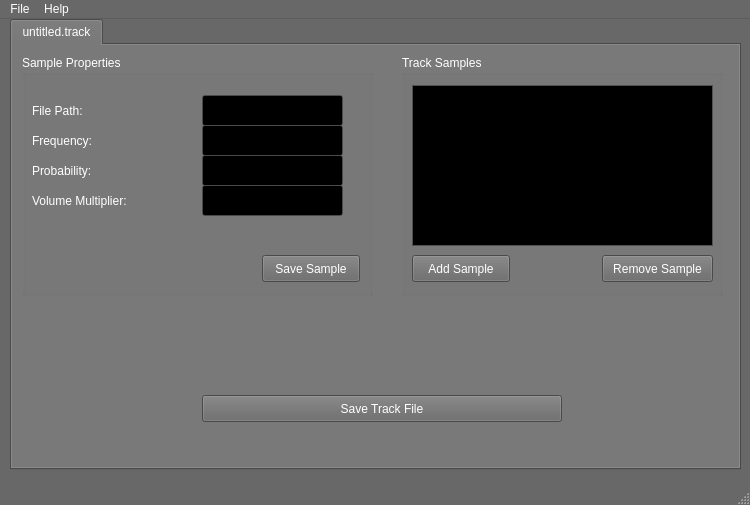
<?xml version="1.0" encoding="UTF-8"?>
<ui version="4.0">
 <class>MainWindow</class>
 <widget class="QMainWindow" name="MainWindow">
  <property name="geometry">
   <rect>
    <x>0</x>
    <y>0</y>
    <width>750</width>
    <height>505</height>
   </rect>
  </property>
  <property name="palette">
   <palette>
    <active>
     <colorrole role="WindowText">
      <brush brushstyle="SolidPattern">
       <color alpha="255">
        <red>255</red>
        <green>255</green>
        <blue>255</blue>
       </color>
      </brush>
     </colorrole>
     <colorrole role="Button">
      <brush brushstyle="SolidPattern">
       <color alpha="255">
        <red>104</red>
        <green>104</green>
        <blue>104</blue>
       </color>
      </brush>
     </colorrole>
     <colorrole role="Light">
      <brush brushstyle="SolidPattern">
       <color alpha="255">
        <red>156</red>
        <green>156</green>
        <blue>156</blue>
       </color>
      </brush>
     </colorrole>
     <colorrole role="Midlight">
      <brush brushstyle="SolidPattern">
       <color alpha="255">
        <red>130</red>
        <green>130</green>
        <blue>130</blue>
       </color>
      </brush>
     </colorrole>
     <colorrole role="Dark">
      <brush brushstyle="SolidPattern">
       <color alpha="255">
        <red>52</red>
        <green>52</green>
        <blue>52</blue>
       </color>
      </brush>
     </colorrole>
     <colorrole role="Mid">
      <brush brushstyle="SolidPattern">
       <color alpha="255">
        <red>69</red>
        <green>69</green>
        <blue>69</blue>
       </color>
      </brush>
     </colorrole>
     <colorrole role="Text">
      <brush brushstyle="SolidPattern">
       <color alpha="255">
        <red>255</red>
        <green>255</green>
        <blue>255</blue>
       </color>
      </brush>
     </colorrole>
     <colorrole role="BrightText">
      <brush brushstyle="SolidPattern">
       <color alpha="255">
        <red>255</red>
        <green>255</green>
        <blue>255</blue>
       </color>
      </brush>
     </colorrole>
     <colorrole role="ButtonText">
      <brush brushstyle="SolidPattern">
       <color alpha="255">
        <red>255</red>
        <green>255</green>
        <blue>255</blue>
       </color>
      </brush>
     </colorrole>
     <colorrole role="Base">
      <brush brushstyle="SolidPattern">
       <color alpha="255">
        <red>0</red>
        <green>0</green>
        <blue>0</blue>
       </color>
      </brush>
     </colorrole>
     <colorrole role="Window">
      <brush brushstyle="SolidPattern">
       <color alpha="255">
        <red>104</red>
        <green>104</green>
        <blue>104</blue>
       </color>
      </brush>
     </colorrole>
     <colorrole role="Shadow">
      <brush brushstyle="SolidPattern">
       <color alpha="255">
        <red>0</red>
        <green>0</green>
        <blue>0</blue>
       </color>
      </brush>
     </colorrole>
     <colorrole role="AlternateBase">
      <brush brushstyle="SolidPattern">
       <color alpha="255">
        <red>52</red>
        <green>52</green>
        <blue>52</blue>
       </color>
      </brush>
     </colorrole>
     <colorrole role="ToolTipBase">
      <brush brushstyle="SolidPattern">
       <color alpha="255">
        <red>255</red>
        <green>255</green>
        <blue>220</blue>
       </color>
      </brush>
     </colorrole>
     <colorrole role="ToolTipText">
      <brush brushstyle="SolidPattern">
       <color alpha="255">
        <red>0</red>
        <green>0</green>
        <blue>0</blue>
       </color>
      </brush>
     </colorrole>
    </active>
    <inactive>
     <colorrole role="WindowText">
      <brush brushstyle="SolidPattern">
       <color alpha="255">
        <red>255</red>
        <green>255</green>
        <blue>255</blue>
       </color>
      </brush>
     </colorrole>
     <colorrole role="Button">
      <brush brushstyle="SolidPattern">
       <color alpha="255">
        <red>104</red>
        <green>104</green>
        <blue>104</blue>
       </color>
      </brush>
     </colorrole>
     <colorrole role="Light">
      <brush brushstyle="SolidPattern">
       <color alpha="255">
        <red>156</red>
        <green>156</green>
        <blue>156</blue>
       </color>
      </brush>
     </colorrole>
     <colorrole role="Midlight">
      <brush brushstyle="SolidPattern">
       <color alpha="255">
        <red>130</red>
        <green>130</green>
        <blue>130</blue>
       </color>
      </brush>
     </colorrole>
     <colorrole role="Dark">
      <brush brushstyle="SolidPattern">
       <color alpha="255">
        <red>52</red>
        <green>52</green>
        <blue>52</blue>
       </color>
      </brush>
     </colorrole>
     <colorrole role="Mid">
      <brush brushstyle="SolidPattern">
       <color alpha="255">
        <red>69</red>
        <green>69</green>
        <blue>69</blue>
       </color>
      </brush>
     </colorrole>
     <colorrole role="Text">
      <brush brushstyle="SolidPattern">
       <color alpha="255">
        <red>255</red>
        <green>255</green>
        <blue>255</blue>
       </color>
      </brush>
     </colorrole>
     <colorrole role="BrightText">
      <brush brushstyle="SolidPattern">
       <color alpha="255">
        <red>255</red>
        <green>255</green>
        <blue>255</blue>
       </color>
      </brush>
     </colorrole>
     <colorrole role="ButtonText">
      <brush brushstyle="SolidPattern">
       <color alpha="255">
        <red>255</red>
        <green>255</green>
        <blue>255</blue>
       </color>
      </brush>
     </colorrole>
     <colorrole role="Base">
      <brush brushstyle="SolidPattern">
       <color alpha="255">
        <red>0</red>
        <green>0</green>
        <blue>0</blue>
       </color>
      </brush>
     </colorrole>
     <colorrole role="Window">
      <brush brushstyle="SolidPattern">
       <color alpha="255">
        <red>104</red>
        <green>104</green>
        <blue>104</blue>
       </color>
      </brush>
     </colorrole>
     <colorrole role="Shadow">
      <brush brushstyle="SolidPattern">
       <color alpha="255">
        <red>0</red>
        <green>0</green>
        <blue>0</blue>
       </color>
      </brush>
     </colorrole>
     <colorrole role="AlternateBase">
      <brush brushstyle="SolidPattern">
       <color alpha="255">
        <red>52</red>
        <green>52</green>
        <blue>52</blue>
       </color>
      </brush>
     </colorrole>
     <colorrole role="ToolTipBase">
      <brush brushstyle="SolidPattern">
       <color alpha="255">
        <red>255</red>
        <green>255</green>
        <blue>220</blue>
       </color>
      </brush>
     </colorrole>
     <colorrole role="ToolTipText">
      <brush brushstyle="SolidPattern">
       <color alpha="255">
        <red>0</red>
        <green>0</green>
        <blue>0</blue>
       </color>
      </brush>
     </colorrole>
    </inactive>
    <disabled>
     <colorrole role="WindowText">
      <brush brushstyle="SolidPattern">
       <color alpha="255">
        <red>52</red>
        <green>52</green>
        <blue>52</blue>
       </color>
      </brush>
     </colorrole>
     <colorrole role="Button">
      <brush brushstyle="SolidPattern">
       <color alpha="255">
        <red>104</red>
        <green>104</green>
        <blue>104</blue>
       </color>
      </brush>
     </colorrole>
     <colorrole role="Light">
      <brush brushstyle="SolidPattern">
       <color alpha="255">
        <red>156</red>
        <green>156</green>
        <blue>156</blue>
       </color>
      </brush>
     </colorrole>
     <colorrole role="Midlight">
      <brush brushstyle="SolidPattern">
       <color alpha="255">
        <red>130</red>
        <green>130</green>
        <blue>130</blue>
       </color>
      </brush>
     </colorrole>
     <colorrole role="Dark">
      <brush brushstyle="SolidPattern">
       <color alpha="255">
        <red>52</red>
        <green>52</green>
        <blue>52</blue>
       </color>
      </brush>
     </colorrole>
     <colorrole role="Mid">
      <brush brushstyle="SolidPattern">
       <color alpha="255">
        <red>69</red>
        <green>69</green>
        <blue>69</blue>
       </color>
      </brush>
     </colorrole>
     <colorrole role="Text">
      <brush brushstyle="SolidPattern">
       <color alpha="255">
        <red>52</red>
        <green>52</green>
        <blue>52</blue>
       </color>
      </brush>
     </colorrole>
     <colorrole role="BrightText">
      <brush brushstyle="SolidPattern">
       <color alpha="255">
        <red>255</red>
        <green>255</green>
        <blue>255</blue>
       </color>
      </brush>
     </colorrole>
     <colorrole role="ButtonText">
      <brush brushstyle="SolidPattern">
       <color alpha="255">
        <red>52</red>
        <green>52</green>
        <blue>52</blue>
       </color>
      </brush>
     </colorrole>
     <colorrole role="Base">
      <brush brushstyle="SolidPattern">
       <color alpha="255">
        <red>104</red>
        <green>104</green>
        <blue>104</blue>
       </color>
      </brush>
     </colorrole>
     <colorrole role="Window">
      <brush brushstyle="SolidPattern">
       <color alpha="255">
        <red>104</red>
        <green>104</green>
        <blue>104</blue>
       </color>
      </brush>
     </colorrole>
     <colorrole role="Shadow">
      <brush brushstyle="SolidPattern">
       <color alpha="255">
        <red>0</red>
        <green>0</green>
        <blue>0</blue>
       </color>
      </brush>
     </colorrole>
     <colorrole role="AlternateBase">
      <brush brushstyle="SolidPattern">
       <color alpha="255">
        <red>104</red>
        <green>104</green>
        <blue>104</blue>
       </color>
      </brush>
     </colorrole>
     <colorrole role="ToolTipBase">
      <brush brushstyle="SolidPattern">
       <color alpha="255">
        <red>255</red>
        <green>255</green>
        <blue>220</blue>
       </color>
      </brush>
     </colorrole>
     <colorrole role="ToolTipText">
      <brush brushstyle="SolidPattern">
       <color alpha="255">
        <red>0</red>
        <green>0</green>
        <blue>0</blue>
       </color>
      </brush>
     </colorrole>
    </disabled>
   </palette>
  </property>
  <property name="windowTitle">
   <string>PGTA Composer</string>
  </property>
  <property name="autoFillBackground">
   <bool>false</bool>
  </property>
  <property name="tabShape">
   <enum>QTabWidget::Rounded</enum>
  </property>
  <widget class="QWidget" name="centralwidget">
   <widget class="QTabWidget" name="tabWidget">
    <property name="geometry">
     <rect>
      <x>10</x>
      <y>0</y>
      <width>731</width>
      <height>451</height>
     </rect>
    </property>
    <property name="currentIndex">
     <number>0</number>
    </property>
    <widget class="QWidget" name="openTracks">
     <attribute name="title">
      <string>untitled.track</string>
     </attribute>
     <widget class="QGroupBox" name="groupBox">
      <property name="geometry">
       <rect>
        <x>10</x>
        <y>10</y>
        <width>351</width>
        <height>241</height>
       </rect>
      </property>
      <property name="sizePolicy">
       <sizepolicy hsizetype="Preferred" vsizetype="Preferred">
        <horstretch>0</horstretch>
        <verstretch>5</verstretch>
       </sizepolicy>
      </property>
      <property name="title">
       <string>Sample Properties</string>
      </property>
      <widget class="QLabel" name="label">
       <property name="geometry">
        <rect>
         <x>10</x>
         <y>40</y>
         <width>61</width>
         <height>31</height>
        </rect>
       </property>
       <property name="text">
        <string>File Path:</string>
       </property>
      </widget>
      <widget class="QLabel" name="label_2">
       <property name="geometry">
        <rect>
         <x>10</x>
         <y>70</y>
         <width>81</width>
         <height>31</height>
        </rect>
       </property>
       <property name="text">
        <string>Frequency:</string>
       </property>
      </widget>
      <widget class="QLabel" name="label_3">
       <property name="geometry">
        <rect>
         <x>10</x>
         <y>100</y>
         <width>81</width>
         <height>31</height>
        </rect>
       </property>
       <property name="text">
        <string>Probability:</string>
       </property>
      </widget>
      <widget class="QLabel" name="label_4">
       <property name="geometry">
        <rect>
         <x>10</x>
         <y>130</y>
         <width>131</width>
         <height>31</height>
        </rect>
       </property>
       <property name="text">
        <string>Volume Multiplier:</string>
       </property>
      </widget>
      <widget class="QLineEdit" name="sample_frequency_edit">
       <property name="geometry">
        <rect>
         <x>180</x>
         <y>70</y>
         <width>141</width>
         <height>31</height>
        </rect>
       </property>
      </widget>
      <widget class="QLineEdit" name="sample_prob_edit">
       <property name="geometry">
        <rect>
         <x>180</x>
         <y>100</y>
         <width>141</width>
         <height>31</height>
        </rect>
       </property>
      </widget>
      <widget class="QLineEdit" name="sample_vol_edit">
       <property name="geometry">
        <rect>
         <x>180</x>
         <y>130</y>
         <width>141</width>
         <height>31</height>
        </rect>
       </property>
      </widget>
      <widget class="QPushButton" name="save_sample_button">
       <property name="geometry">
        <rect>
         <x>240</x>
         <y>200</y>
         <width>98</width>
         <height>27</height>
        </rect>
       </property>
       <property name="text">
        <string>Save Sample</string>
       </property>
      </widget>
      <widget class="QLineEdit" name="sample_path_edit">
       <property name="geometry">
        <rect>
         <x>180</x>
         <y>40</y>
         <width>141</width>
         <height>31</height>
        </rect>
       </property>
      </widget>
      <zorder>label</zorder>
      <zorder>label_2</zorder>
      <zorder>label_3</zorder>
      <zorder>label_4</zorder>
      <zorder>sample_frequency_edit</zorder>
      <zorder>sample_prob_edit</zorder>
      <zorder>sample_vol_edit</zorder>
      <zorder>save_sample_button</zorder>
      <zorder>sample_path_edit</zorder>
      <zorder>columnView</zorder>
     </widget>
     <widget class="QGroupBox" name="groupBox_2">
      <property name="geometry">
       <rect>
        <x>390</x>
        <y>10</y>
        <width>321</width>
        <height>241</height>
       </rect>
      </property>
      <property name="title">
       <string>Track Samples</string>
      </property>
      <widget class="QPushButton" name="add_sample_button">
       <property name="geometry">
        <rect>
         <x>10</x>
         <y>200</y>
         <width>98</width>
         <height>27</height>
        </rect>
       </property>
       <property name="text">
        <string>Add Sample</string>
       </property>
      </widget>
      <widget class="QListView" name="listView">
       <property name="enabled">
        <bool>true</bool>
       </property>
       <property name="geometry">
        <rect>
         <x>10</x>
         <y>30</y>
         <width>301</width>
         <height>161</height>
        </rect>
       </property>
       <property name="sizePolicy">
        <sizepolicy hsizetype="Fixed" vsizetype="Expanding">
         <horstretch>0</horstretch>
         <verstretch>0</verstretch>
        </sizepolicy>
       </property>
       <property name="maximumSize">
        <size>
         <width>16777215</width>
         <height>281</height>
        </size>
       </property>
       <property name="dragDropMode">
        <enum>QAbstractItemView::DragOnly</enum>
       </property>
       <property name="selectionMode">
        <enum>QAbstractItemView::SingleSelection</enum>
       </property>
       <property name="selectionBehavior">
        <enum>QAbstractItemView::SelectItems</enum>
       </property>
      </widget>
      <widget class="QPushButton" name="remove_sample_button">
       <property name="geometry">
        <rect>
         <x>200</x>
         <y>200</y>
         <width>111</width>
         <height>27</height>
        </rect>
       </property>
       <property name="text">
        <string>Remove Sample</string>
       </property>
      </widget>
     </widget>
     <widget class="QPushButton" name="pushButton">
      <property name="geometry">
       <rect>
        <x>190</x>
        <y>350</y>
        <width>360</width>
        <height>27</height>
       </rect>
      </property>
      <property name="text">
       <string>Save Track File</string>
      </property>
     </widget>
     <zorder>groupBox</zorder>
     <zorder>groupBox_2</zorder>
     <zorder>pushButton</zorder>
     <zorder>horizontalLayoutWidget</zorder>
    </widget>
   </widget>
  </widget>
  <widget class="QMenuBar" name="menubar">
   <property name="geometry">
    <rect>
     <x>0</x>
     <y>0</y>
     <width>750</width>
     <height>20</height>
    </rect>
   </property>
   <widget class="QMenu" name="menuFile">
    <property name="title">
     <string>File</string>
    </property>
    <addaction name="actionNew"/>
    <addaction name="actionOpen"/>
    <addaction name="actionSave"/>
   </widget>
   <widget class="QMenu" name="menuHelp">
    <property name="title">
     <string>Help</string>
    </property>
    <addaction name="actionAbout_2"/>
   </widget>
   <addaction name="menuFile"/>
   <addaction name="menuHelp"/>
  </widget>
  <widget class="QStatusBar" name="statusbar"/>
  <action name="actionOpen">
   <property name="text">
    <string>Open Track</string>
   </property>
   <property name="shortcut">
    <string>Ctrl+O</string>
   </property>
  </action>
  <action name="actionAbout">
   <property name="text">
    <string>About</string>
   </property>
  </action>
  <action name="actionNew">
   <property name="text">
    <string>New Track</string>
   </property>
   <property name="shortcut">
    <string>Ctrl+N</string>
   </property>
  </action>
  <action name="actionAbout_2">
   <property name="text">
    <string>About PGTA Composer</string>
   </property>
  </action>
  <action name="actionSave">
   <property name="text">
    <string>Save Track</string>
   </property>
   <property name="shortcut">
    <string>Ctrl+S</string>
   </property>
  </action>
 </widget>
 <resources/>
 <connections/>
</ui>
